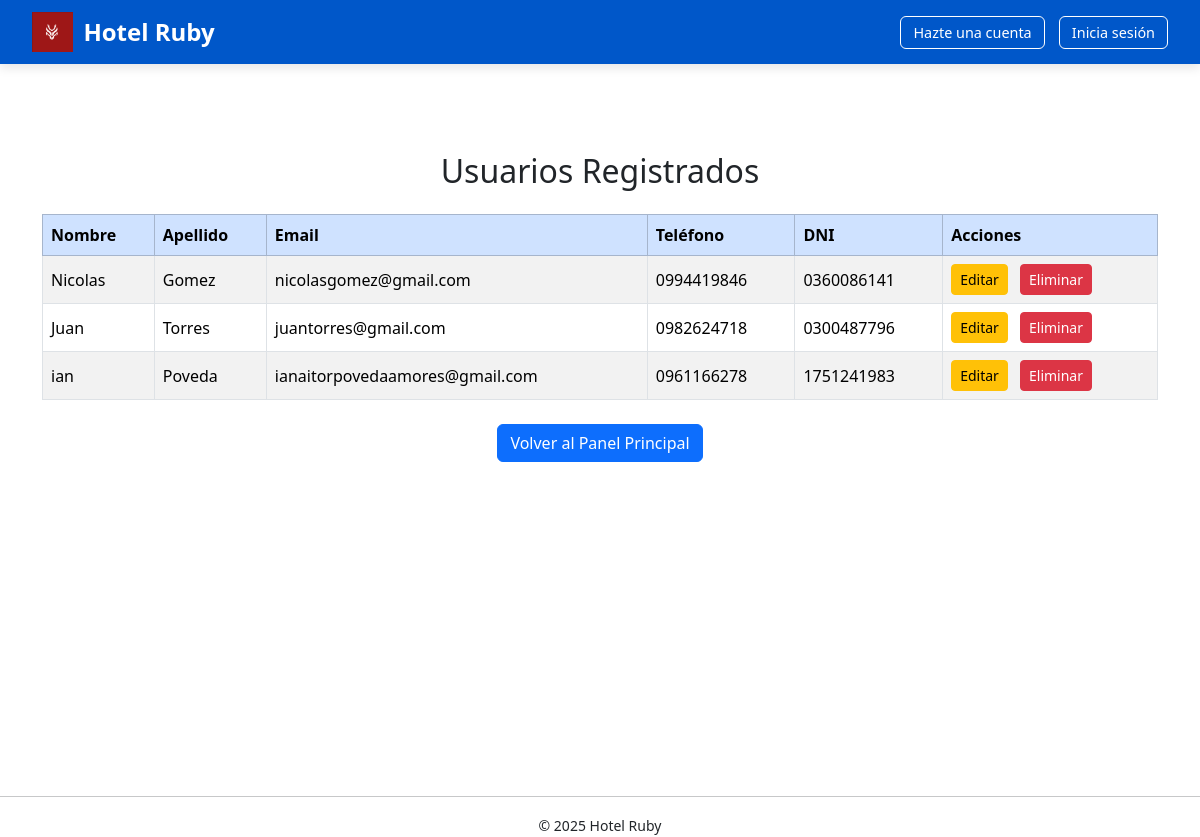
/usuarios/, run on an earlier commit of the app's database.
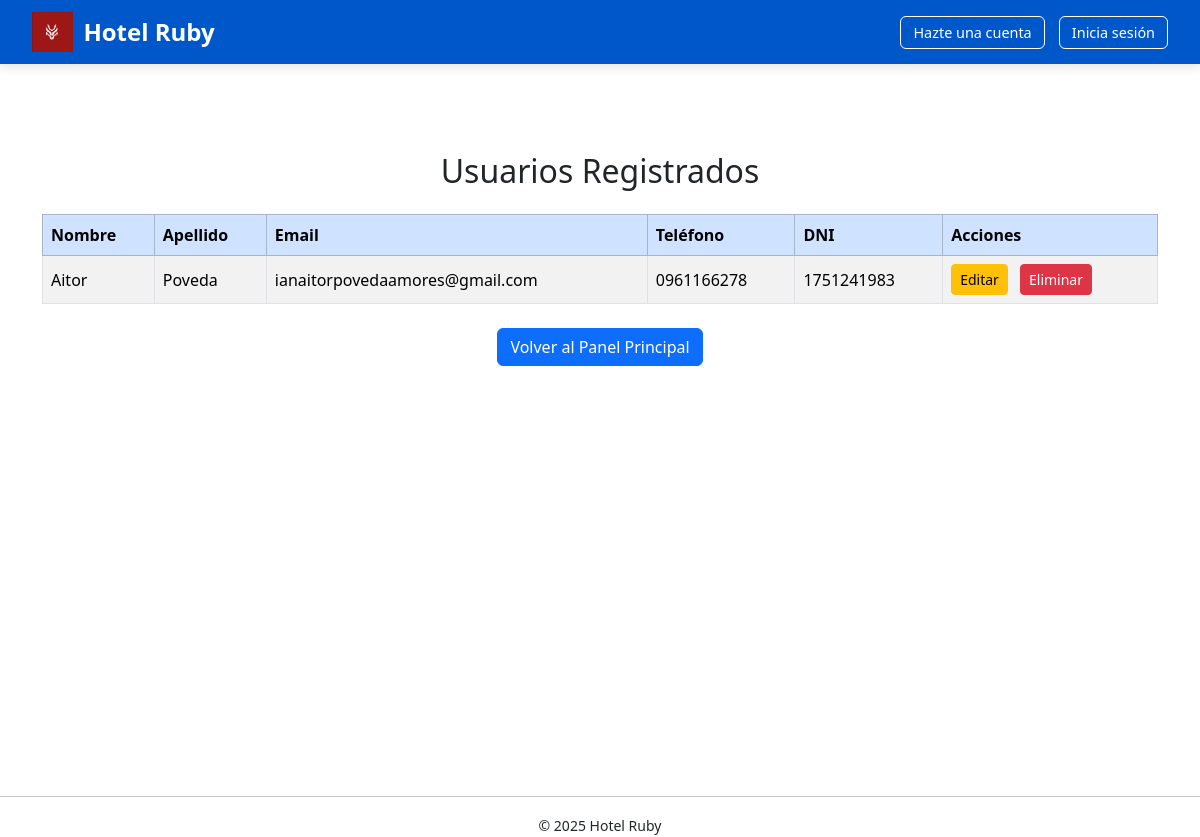
And on a later commit of the database.
### hotel/models.py (models this page shows, shortened)
class Cliente(models.Model):
    nombres   = models.CharField(max_length=50)
    apellidos = models.CharField(max_length=50)
    email     = models.EmailField(unique=True)
    telefono  = models.CharField(max_length=20)
    dni       = models.CharField(max_length=15, unique=True)

### hotel/views.py (the view)
# urls.py: path('usuarios/', views.lista_clientes, name='lista_clientes'),
def lista_clientes(request):
    clientes = Cliente.objects.all()
    return render(request, 'hotel/lista_clientes.html', {'clientes': clientes})

### hotel/templates/hotel/lista_clientes.html (shortened to what this page needs)
{% extends "base.html" %}
{% block content %}
<div class="container mt-5">
  <h2 class="text-center mb-4">Usuarios Registrados</h2>
  {% if clientes %}
    <div class="table-responsive">
      <table class="table table-striped table-bordered align-middle">
        <thead class="table-primary">
          <tr>
            <th>Nombre</th>
            <th>Apellido</th>
            <th>Email</th>
            <th>Teléfono</th>
            <th>DNI</th>
            <th>Acciones</th>
          </tr>
        </thead>
        <tbody>
          {% for cliente in clientes %}
          <tr>
            <td>{{ cliente.nombres }}</td>
            <td>{{ cliente.apellidos }}</td>
            <td>{{ cliente.email }}</td>
            <td>{{ cliente.telefono }}</td>
            <td>{{ cliente.dni }}</td>
            <td>
              <a href="{% url 'hotel:editar_cliente' cliente.id %}" class="btn btn-sm btn-warning me-2">Editar</a>
              <a href="{% url 'hotel:eliminar_cliente' cliente.id %}" class="btn btn-sm btn-danger">Eliminar</a>
            </td>
          </tr>
          {% endfor %}
        </tbody>
      </table>
    <div class="mt-4 text-center">
  <a href="{% url 'hotel:listado_habitaciones' %}" class="btn btn-primary">
    Volver al Panel Principal
  </a>
</div>
    </div>
  {% else %}
    <div class="alert alert-info text-center">No hay usuarios registrados.</div>
  {% endif %}
</div>
{% endblock %}

What changed in the data, as far as the page shows it:
removed Cliente: nombres "Nicolas", apellidos "Gomez", email "nicolasgomez@gmail.com", telefono "0994419846", dni "0360086141"
removed Cliente: nombres "Juan", apellidos "Torres", email "juantorres@gmail.com", telefono "0982624718", dni "0300487796"
removed Cliente: nombres "ian", apellidos "Poveda", email "ianaitorpovedaamores@gmail.com", telefono "0961166278", dni "1751241983"
added Cliente: nombres "Aitor", apellidos "Poveda", email "ianaitorpovedaamores@gmail.com", telefono "0961166278", dni "1751241983"
